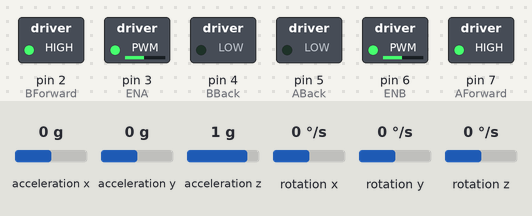
This sketch was run on a simulated Arduino Uno, built with avr-gcc and run on an emulated ATmega328P. Shown: switched loads named in the sketch (green lamp = pin HIGH). The inputs (shaded band) are chosen by the test bench; at power-on: rotation z 0 °/s, acceleration x 0 g, acceleration y 0 g, acceleration z 1 g, rotation x 0 °/s, rotation y 0 °/s.

Above: at 5.1 s.
5.2 s: rotation z set to -192 °/s
At 6.4 s:
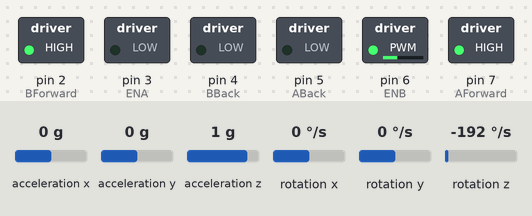
6.7 s: rotation z set to 100 °/s
At 9.6 s:
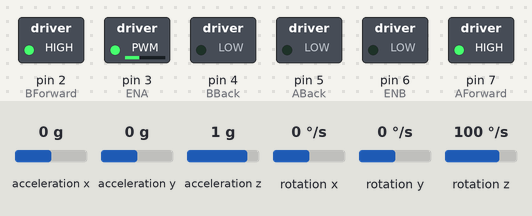
9.7 s: rotation z set to -3 °/s
12.7 s: rotation z set to -6 °/s
14.8 s: rotation z set to 192 °/s
At 15.7 s:
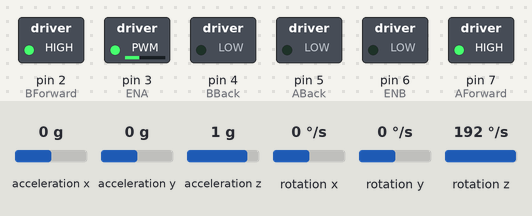
Timing chart, 0 to 17.3 s (numbered marks = the images above; inputs shaded):
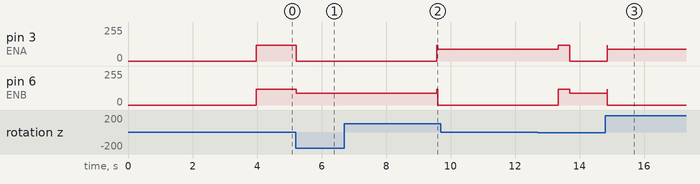

The sketch:

GyroscopeBalancingRobot.ino
```cpp
#include <HCSR04.h>
#include <MPU6050.h>
#include "I2Cdev.h"

#define TIME_GYRO 2000      // период опроса mpu6050 в микросекундах

MPU6050 mpu;

int16_t ax_raw, ay_raw, az_raw, gx_raw, gy_raw, gz_raw;
long int time_timer;                            // переменная таймера для опроса

// <<------------------------ ГИРОСКОП ---------------------------->> //
float gx, gx0, gy, gz;                          // значения угловой скорости в градусах в секунду
float angle_gx, angle_gx0, angle_gy, angle_gz;  // углы, рассчитанные по гироскопу
float gyro_x_zero, gyro_y_zero, gyro_z_zero;    // калибровочные углы смещения нуля гироскопа

#define ENA       3
#define ABack     5
#define AForward  7
#define BBack     4
#define BForward  2
#define ENB       6

void setup()
{
  pinMode(ENA, OUTPUT);
  pinMode(ABack, OUTPUT);
  pinMode(AForward, OUTPUT);
  pinMode(ENB, OUTPUT);
  pinMode(BBack, OUTPUT);
  pinMode(BForward, OUTPUT);

  digitalWrite(ABack, LOW);
  digitalWrite(AForward, HIGH);
  digitalWrite(BBack, LOW);
  digitalWrite(BForward, HIGH);

  mpu.initialize();
  calibrate_gyro();
}

uint8_t speedA = 120;
uint8_t speedB = 120;

uint8_t increaseA(int distance, uint8_t value)
{
  return value - distance;
}

uint8_t increaseB(int distance, uint8_t value)
{
  if (distance > 70)
    distance = 70;
  return distance - (value - 10);
}

void loop()
{
  if( time_timer < micros() )
  {
    time_timer = micros() + TIME_GYRO;
    mpu.getMotion6(&ax_raw, &ay_raw, &az_raw, &gx_raw, &gy_raw, &gz_raw);
    get_angle_gyro();

    if (angle_gz > 1)
    {
      while (angle_gz > 0)
        {
          mpu.getMotion6(&ax_raw, &ay_raw, &az_raw, &gx_raw, &gy_raw, &gz_raw);
          get_angle_gyro();
          analogWrite(ENA, 90);
          analogWrite(ENB, 0);
        }
    }
    else if (angle_gz < -1)
    {
      while (angle_gz < 0)
        {
          mpu.getMotion6(&ax_raw, &ay_raw, &az_raw, &gx_raw, &gy_raw, &gz_raw);
          get_angle_gyro();
          analogWrite(ENA, 0);
          analogWrite(ENB, 90);
        }
    }
    else
    {
      analogWrite(ENA, speedA);
      analogWrite(ENB, speedB);
    }
  }
}

void get_angle_gyro()
{
  gx = (gx_raw - gyro_x_zero) / 131.0;
  gy = (gy_raw - gyro_y_zero) / 131.0;
  gz = (gz_raw - gyro_z_zero) / 131.0;

  angle_gx = angle_gx + gx * TIME_GYRO / 1000000.0;
  angle_gy = angle_gy + gy * TIME_GYRO / 1000000.0;
  angle_gz= angle_gz + gz * TIME_GYRO / 1000000.0;
}

void calibrate_gyro()
{
  int i = 0;
  int NUM_CALIBRATE = 1000;
  while (i < NUM_CALIBRATE)
  {
    if (time_timer < micros())
    {
      time_timer = micros() + TIME_GYRO;
      mpu.getMotion6(&ax_raw, &ay_raw, &az_raw, &gx_raw, &gy_raw, &gz_raw);
      gyro_x_zero += gx_raw;
      gyro_y_zero += gy_raw;
      gyro_z_zero += gz_raw;
      ++i;
    }
  }
  gyro_x_zero /= NUM_CALIBRATE;
  gyro_y_zero /= NUM_CALIBRATE;
  gyro_z_zero /= NUM_CALIBRATE;
}
```

Measured:
- after the input at 5.2 s, pin 3 (ENA): 120/255 → 0/255 at once; pin 6 (ENB): 120/255 → 90/255 at once
- after the input at 6.7 s, pin 3 (ENA): 0/255 → 90/255 after 2.9 s; pin 6 (ENB): 90/255 → 0/255 after 2.9 s
- after the input at 9.7 s, every drawn part: stays the same
- after the input at 14.8 s, pin 3 (ENA): 0/255 → 90/255 after 0.05 s; pin 6 (ENB): 90/255 → 0/255 after 0.05 s
